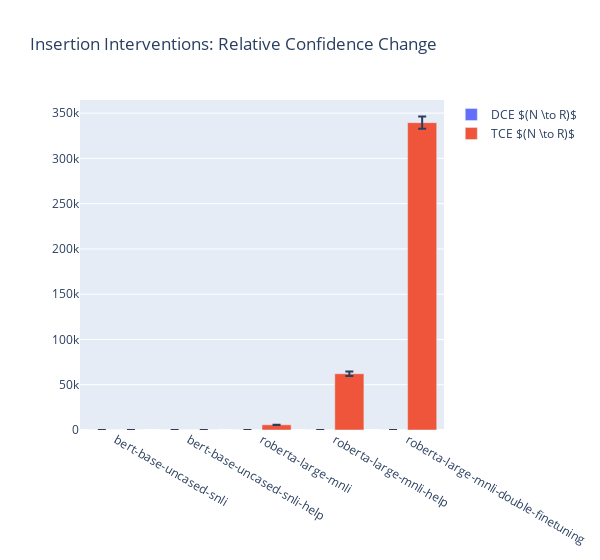

The cell this chart's notebook holds for it:
### Code cell
metric_col = 'relative_confidence_change'
interventions = ['intervention_0', 'intervention_1']
result_set = {}

for item in ['mean', 'sem', 'std']:
    for intervention in interventions:
        result_set['model'] = []
        result_set[f'{intervention}_{item}'] = []
        for model in models:
            results_path = f'../experiments/results/{intervention}/{model}/summary_results.tsv'
            results = pd.read_csv(results_path, sep='\t', index_col=0)
            result_set['model'].append(model)
            result_set[f'{intervention}_{item}'].append(results.at[item, metric_col])

result_set = pd.DataFrame(result_set)

fig = plot_metric_comparison(result_set, interventions, metric_col)
fig.update_layout(
    title=r'Insertion Interventions: Relative Confidence Change',
    barmode='group',
    width=600)
fig.show()
fig.write_image('./results/plots/insertion_rcc.pdf')

### Figure 1 — Plotly figure (JSON) as saved in the notebook; plotly's stock layout.template omitted (floating-point values rounded to 4 significant figures)
{"data": [{"error_y": {"array": [0, 0, 0, 0, 0], "type": "data"}, "name": "DCE $(N \\to R)$", "type": "bar", "x": ["bert-base-uncased-snli", "bert-base-uncased-snli-help", "roberta-large-mnli", "roberta-large-mnli-help", "roberta-large-mnli-double-finetuning"], "y": [0, 0, 0, 0, 0]}, {"error_y": {"array": [0.01855, 0.02577, 144.8, 2508.0, 6812.0], "type": "data"}, "name": "TCE $(N \\to R)$", "type": "bar", "x": ["bert-base-uncased-snli", "bert-base-uncased-snli-help", "roberta-large-mnli", "roberta-large-mnli-help", "roberta-large-mnli-double-finetuning"], "y": [0.6763, 0.988, 5745.0, 62160.0, 339500.0]}], "layout": {"barmode": "group", "title": {"text": "Insertion Interventions: Relative Confidence Change"}, "width": 600}}
